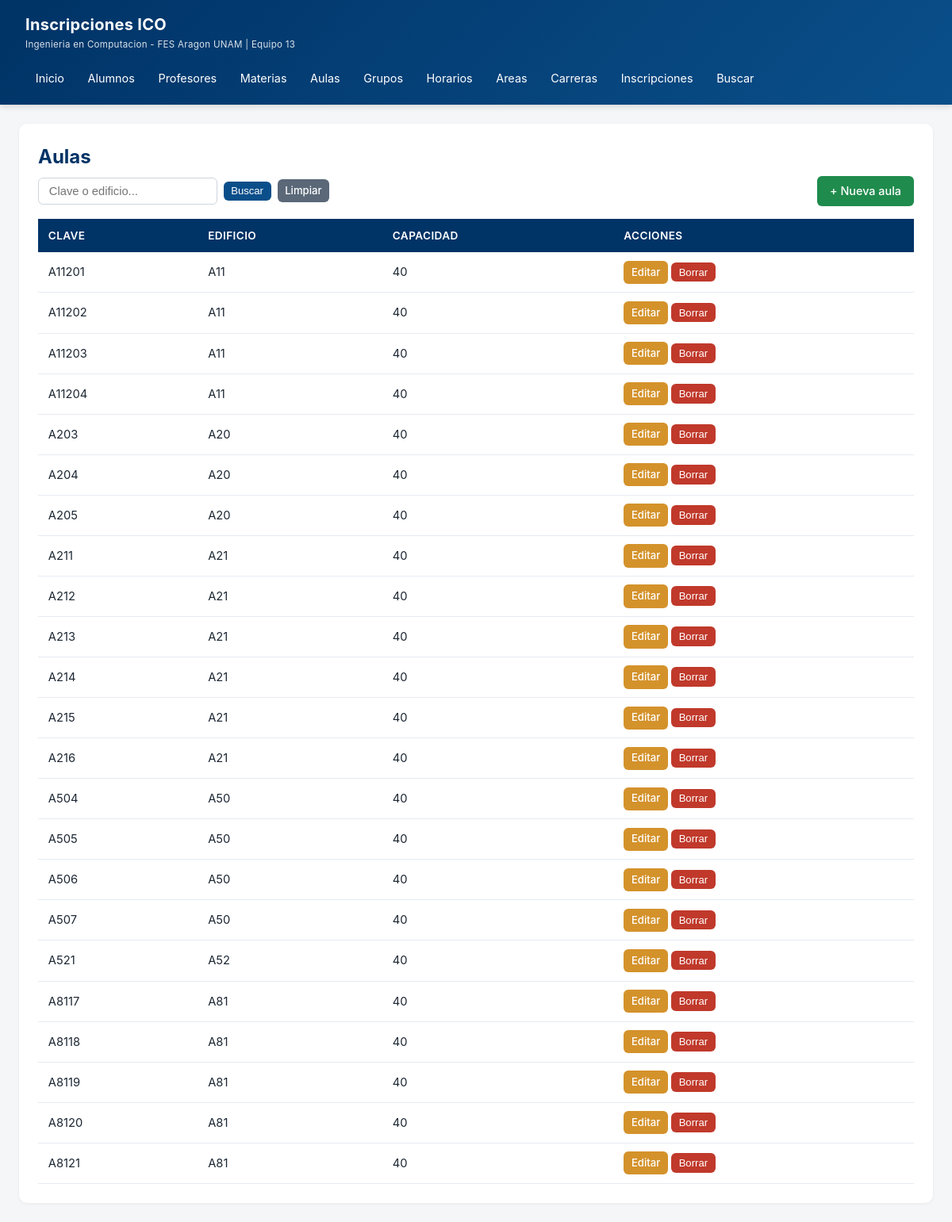
/?r=aula, run on the app's committed database.
### tables this page shows
CREATE TABLE aula (
    id_aula     INT AUTO_INCREMENT PRIMARY KEY,
    clave_aula  VARCHAR(15) NOT NULL UNIQUE,
    edificio   VARCHAR(10)  NOT NULL DEFAULT '',
    capacidad  INT          NOT NULL DEFAULT 40
);

### app/helpers.php (called while the page is built, shortened)
<?php
function e(?string $s): string {
    return htmlspecialchars($s ?? '', ENT_QUOTES, 'UTF-8');
}
function render(string $view, array $data = []): void {
    extract($data, EXTR_SKIP);
    $contentFile = __DIR__ . '/views/' . $view . '.php';
    require $contentFile;
    require __DIR__ . '/views/layouts/main.php';
}

### app/controllers/AulaController.php (called while the page is built, shortened)
<?php
class AulaController {
    public function index() {
        $q = trim($_GET['q'] ?? '');
        $sql = "SELECT * FROM aula WHERE 1=1";
        $p = [];
        $sql .= " ORDER BY edificio, clave_aula";
        $st = Database::pdo()->prepare($sql); $st->execute($p);
        render('aula/index', ['title'=>'Aulas','aulas'=>$st->fetchAll(),'q'=>$q]);
    }
}

### public/index.php (called while the page is built, shortened)
<?php
require __DIR__ . '/../app/Database.php';
require __DIR__ . '/../app/helpers.php';
$accion = $_GET['accion'] ?? 'index';
$ctrl = new $controllerName();
$ctrl->$accion();

### config/db.php (called while the page is built)
<?php
return [
    'host'     => '127.0.0.1',
    'port'     => 3306,
    'dbname'   => 'inscripciones_ico',
    'user'     => 'root',
    'pass'     => 'cam080818',
    'charset'  => 'utf8mb4',
];

### app/Database.php (called while the page is built)
<?php
class Database {
    private static ?PDO $pdo = null;
    public static function pdo(): PDO {
        if (self::$pdo === null) {
            $cfg = require __DIR__ . '/../config/db.php';
            $dsn = "mysql:host={$cfg['host']};port={$cfg['port']};dbname={$cfg['dbname']};charset={$cfg['charset']}";
            try {
                self::$pdo = new PDO($dsn, $cfg['user'], $cfg['pass'], [
                    PDO::ATTR_ERRMODE            => PDO::ERRMODE_EXCEPTION,
                    PDO::ATTR_DEFAULT_FETCH_MODE => PDO::FETCH_ASSOC,
                    PDO::ATTR_EMULATE_PREPARES   => false,
                ]);
            } catch (PDOException $e) {
                die("<h2>Error de conexion</h2><p>" . htmlspecialchars($e->getMessage()) . "</p>"
                   ."<p>Verifica config/db.php y que MySQL este corriendo.</p>");
            }
        }
        return self::$pdo;
    }
}

### app/views/aula/index.php (the view, shortened to what this page needs)
<div class="card">
    <h1 class="page-title">Aulas</h1>
    <div class="toolbar">
        <form class="search-box" method="get">
            <input type="text" name="q" value="<?= e($q) ?>" placeholder="Clave o edificio...">
            <button class="btn btn-primary btn-sm" type="submit">Buscar</button>
            <a class="btn btn-secondary btn-sm" href="/?r=aula">Limpiar</a>
        </form>
        <a class="btn btn-success" href="/?r=aula&accion=crear">+ Nueva aula</a>
    </div>
    <table class="data">
        <thead><tr><th>Clave</th><th>Edificio</th><th>Capacidad</th><th>Acciones</th></tr></thead>
        <tbody>
        <?php foreach($aulas as $a): ?>
        <tr>
            <td><?= e($a['clave_aula']) ?></td>
            <td><?= e($a['edificio']) ?></td>
            <td><?= e($a['capacidad']) ?></td>
            <td class="actions">
                <a class="btn btn-warning btn-sm" href="/?r=aula&accion=editar&id=<?= $a['id_aula'] ?>">Editar</a>
                <form method="post" action="/?r=aula&accion=borrar&id=<?= $a['id_aula'] ?>" data-confirm="Eliminar aula?" style="display:inline">
                    <button class="btn btn-danger btn-sm">Borrar</button>
                </form>
            </td>
        </tr>
        <?php endforeach; ?>
        </tbody>
    </table>
</div>

### public/css/style.css (style rules this page uses)
* { box-sizing: border-box; margin: 0; padding: 0; }
body { font-family: -apple-system, "Segoe UI", Roboto, Arial, sans-serif; background: #f4f6f8; color: #1c2733; line-height: 1.5; }
.card { background:#fff; border-radius:10px; padding:1.5rem; box-shadow:0 1px 4px rgba(0,0,0,.06); margin-bottom:1.25rem; }
.page-title { font-size:1.5rem; color:#003366; margin-bottom:.4rem; }
.toolbar { display:flex; gap:.75rem; justify-content:space-between; align-items:center; flex-wrap:wrap; margin-bottom:1rem; }
.search-box { display:flex; gap:.5rem; flex-wrap:wrap; align-items:center; }
.search-box input, .search-box select { padding:.5rem .8rem; border:1px solid #cdd5df; border-radius:6px; font-size:.92rem; }
.btn { display:inline-block; padding:.5rem 1rem; border-radius:6px; border:none; font-size:.9rem; cursor:pointer; text-decoration:none; transition:.15s; font-weight:500; }
.btn-primary { background:#0a4f8a; color:#fff; }
.btn-success { background:#1f8b4c; color:#fff; }
.btn-warning { background:#d4922b; color:#fff; }
.btn-danger { background:#c0392b; color:#fff; }
.btn-secondary { background:#5a6878; color:#fff; }
.btn-sm { padding:.3rem .6rem; font-size:.82rem; }
table.data { width:100%; border-collapse: collapse; background:#fff; font-size:.92rem; }
table.data th { background:#003366; color:#fff; text-align:left; padding:.7rem .8rem; font-weight:600; font-size:.85rem; text-transform:uppercase; letter-spacing:.4px; }
table.data td { padding:.65rem .8rem; border-bottom:1px solid #e6ebf1; }
table.data .actions { white-space:nowrap; }

### data on the page
aula: clave_aula "A11201", edificio "A11", capacidad "40"
aula: clave_aula "A11202", edificio "A11", capacidad "40"
aula: clave_aula "A11203", edificio "A11", capacidad "40"
aula: clave_aula "A11204", edificio "A11", capacidad "40"
aula: clave_aula "A203", edificio "A20", capacidad "40"
aula: clave_aula "A204", edificio "A20", capacidad "40"
aula: clave_aula "A205", edificio "A20", capacidad "40"
aula: clave_aula "A211", edificio "A21", capacidad "40"
aula: clave_aula "A212", edificio "A21", capacidad "40"
aula: clave_aula "A213", edificio "A21", capacidad "40"
aula: clave_aula "A214", edificio "A21", capacidad "40"
aula: clave_aula "A215", edificio "A21", capacidad "40"
aula: clave_aula "A216", edificio "A21", capacidad "40"
aula: clave_aula "A504", edificio "A50", capacidad "40"
aula: clave_aula "A505", edificio "A50", capacidad "40"
aula: clave_aula "A506", edificio "A50", capacidad "40"
aula: clave_aula "A507", edificio "A50", capacidad "40"
aula: clave_aula "A521", edificio "A52", capacidad "40"
aula: clave_aula "A8117", edificio "A81", capacidad "40"
aula: clave_aula "A8118", edificio "A81", capacidad "40"
aula: clave_aula "A8119", edificio "A81", capacidad "40"
aula: clave_aula "A8120", edificio "A81", capacidad "40"
aula: clave_aula "A8121", edificio "A81", capacidad "40"
